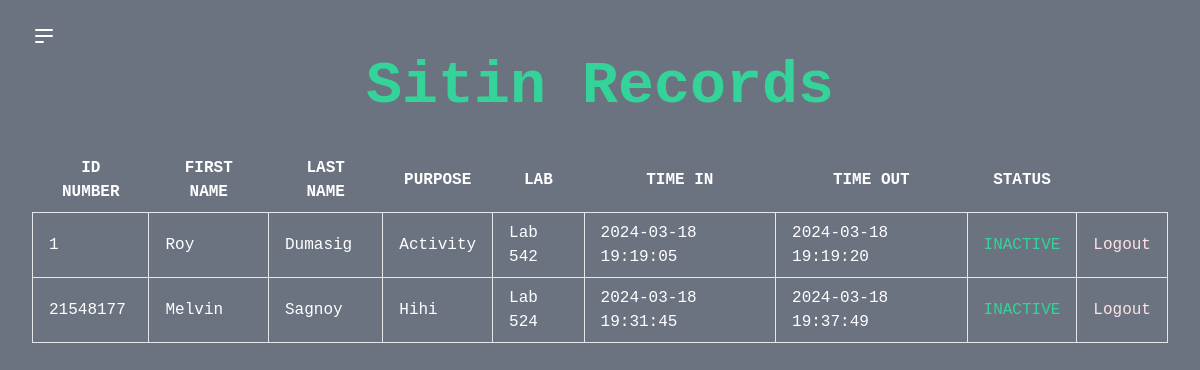
Before: /view_records.php with the older database file.
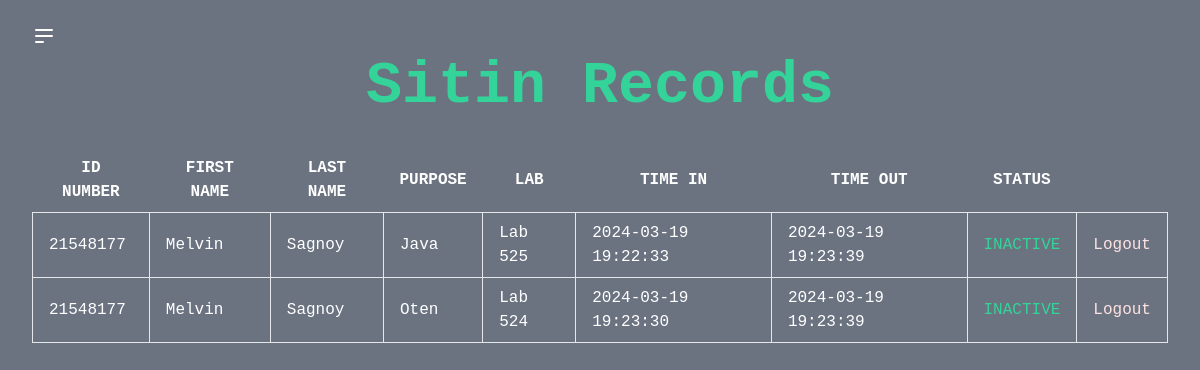
After: the same page with the newer database file.
### tables this page shows
CREATE TABLE sitin_student (
    id INTEGER PRIMARY KEY AUTOINCREMENT,
    id_number TEXT,
    firstname TEXT,
    lastname TEXT,
    purpose TEXT,
    lab TEXT,
    remaining_sessions INTEGER,
    time_in TEXT,
    time_out TEXT,
    status TEXT
);

CREATE TABLE student (
    id INTEGER PRIMARY KEY,
    id_number VARCHAR(50) NOT NULL,
    firstname VARCHAR(50) NOT NULL,
    lastname VARCHAR(50) NOT NULL,
    email VARCHAR(100) NOT NULL,
    password VARCHAR(255) NOT NULL
);

### view_records.php (the view, shortened to what this page needs)
<?php
$db = new SQLite3('sitin.db');
$query = $db->prepare("
    SELECT s.id_number, st.firstname, st.lastname, s.purpose, s.lab, s.time_in, s.time_out, s.status
    FROM sitin_student s
    JOIN student st ON s.id_number = st.id_number
");
$result = $query->execute();
?>
<!DOCTYPE html>
<html lang="en">
<head>
    <link href="https://cdn.jsdelivr.net/npm/tailwindcss@2.2.16/dist/tailwind.min.css" rel="stylesheet">
</head>
<body class="flex min-h-screen bg-gray-500 font-mono">
    <div class="flex-1 px-8 py-6">
        <button id="menu-toggle" class="focus:outline-none">
            <svg class="h-6 w-6 text-white hover:text-gray-900" viewBox="0 0 24 24" fill="none"
                xmlns="http://www.w3.org/2000/svg">
                <path
                    d="M4 6H20M4 12H20M4 18H11Z"
                    stroke="currentColor" stroke-width="2" stroke-linecap="round"
                    stroke-linejoin="round"></path>
            </svg>
        </button>
        <center>
            <h2 class="text-6xl font-semibold mb-6 text-green-400">Sitin Records</h2>
        </center>
        <div class="mt-8">
            <?php if ($result->numColumns() > 0): ?>
            <center>
                <table class="table-auto">
                    <thead>
                        <tr class="text-white">
                            <th class="px-4 py-2">ID NUMBER</th>
                            <th class="px-4 py-2">FIRST NAME</th>
                            <th class="px-4 py-2">LAST NAME</th>
                            <th class="px-4 py-2">PURPOSE</th>
                            <th class="px-4 py-2">LAB</th>
                            <th class="px-4 py-2">TIME IN</th>
                            <th class="px-4 py-2">TIME OUT</th>
                            <th class="px-4 py-2 ">STATUS</th>
                        </tr>
                    </thead>
                    <tbody>
                        <?php while ($row = $result->fetchArray(SQLITE3_ASSOC)): ?>
                        <tr class="text-white">
                            <td class="border px-4 py-2"><?php echo $row['id_number']; ?></td>
                            <td class="border px-4 py-2 capitalize	"><?php echo $row['firstname']; ?></td>
                            <td class="border px-4 py-2 capitalize	"><?php echo $row['lastname']; ?></td>
                            <td class="border px-4 py-2 capitalize	"><?php echo $row['purpose']; ?></td>
                            <td class="border px-4 py-2 capitalize	"><?php echo $row['lab']; ?></td>
                            <td class="border px-4 py-2"><?php echo $row['time_in']; ?></td>
                            <td class="border px-4 py-2"><?php echo $row['time_out']; ?></td>
                            <td class="border px-4 py-2 text-green-400"><?php echo $row['status']; ?></td>
                            <td class="border px-4 py-2">
                                <form method="POST" action="">
                                    <button type="submit" name="logout" class="text-red-100 hover:text-red-400">Logout</button>
                                </form>
                            </td>
                        </tr>
                        <?php endwhile; ?>
                    </tbody>
                </table>
            </center>
            <?php else: ?>
            <p class="text-red-500">No sitin records found.</p>
            <?php endif; ?>
        </div>
    </div>
</body>
</html>

Changed rows visible on the page:
removed sitin_student: id_number "1", student.firstname "Roy", student.lastname "Dumasig", purpose "Activity", lab "Lab 542", time_in "2024-03-18 19:19:05", time_out "2024-03-18 19:19:20", status "INACTIVE"
removed sitin_student: id_number "21548177", student.firstname "Melvin", student.lastname "Sagnoy", purpose "Hihi", lab "Lab 524", time_in "2024-03-18 19:31:45", time_out "2024-03-18 19:37:49", status "INACTIVE"
added sitin_student: id_number "21548177", student.firstname "Melvin", student.lastname "Sagnoy", purpose "Java", lab "Lab 525", time_in "2024-03-19 19:22:33", time_out "2024-03-19 19:23:39", status "INACTIVE"
added sitin_student: id_number "21548177", student.firstname "Melvin", student.lastname "Sagnoy", purpose "Oten", lab "Lab 524", time_in "2024-03-19 19:23:30", time_out "2024-03-19 19:23:39", status "INACTIVE"
